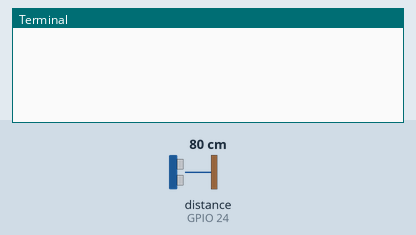
Recording of a program running on a simulated Raspberry Pi (BCM pin numbers). Shown: the last lines printed to the terminal. The inputs (shaded band) are chosen by the test bench; at power-on: distance to the obstacle (sensor on GPIO 24) 80 cm. The echo pulse lasts 58.3 µs per cm; the clock reads 2024-03-15 10:24:30 at power-on unless the program sets it.

Above: at 1.2 s.
1.3 s: distance to the obstacle (sensor on GPIO 24) set to 2 cm
At 3.4 s:
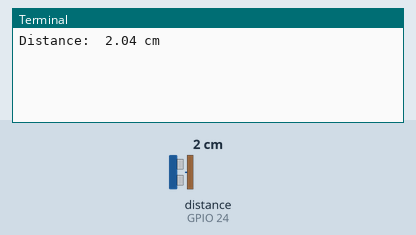
4.3 s: distance to the obstacle (sensor on GPIO 24) set to 4 cm
At 6.4 s:
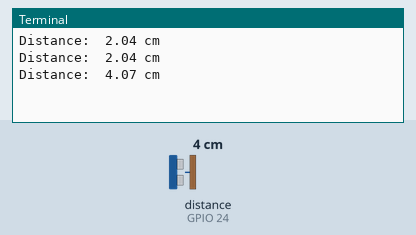
Timing chart, 0 to 7.9 s (numbered marks = the images above; inputs shaded):
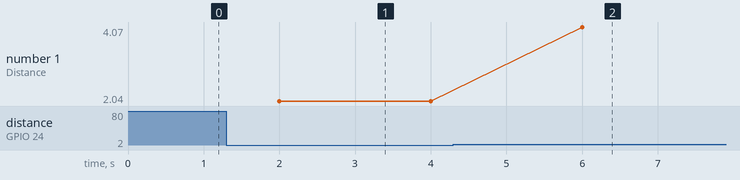

The program:

Ultrasonic_Email.py
```python
import RPi.GPIO as GPIO
import time
GPIO.setmode(GPIO.BCM)

import smtplib

TRIG = 23
ECHO = 24
GPIO.setup(TRIG,GPIO.OUT)
GPIO.setup(ECHO,GPIO.IN)

#Email Variables
SMTP_SERVER = 'smtp.gmail.com' #Email Server (don't change!)
SMTP_PORT = 587 #Server Port (don't change!)
GMAIL_USERNAME = 'roohi0510@gmail.com' #change this to match your gmail account
GMAIL_PASSWORD = 'SanaZara20052010&'  #change this to match your gmail password


class Emailer:
    def sendmail(self, recipient, subject, content):

        #Create Headers
        headers = ["From: " + GMAIL_USERNAME, "Subject: " + subject, "To: " + recipient,
                   "MIME-Version: 1.0", "Content-Type: text/html"]
        headers = "\r\n".join(headers)

        #Connect to Gmail Server
        session = smtplib.SMTP(SMTP_SERVER, SMTP_PORT)
        session.ehlo()
        session.starttls()
        session.ehlo()

        #Login to Gmail
        session.login(GMAIL_USERNAME, GMAIL_PASSWORD)

        #Send Email & Exit
        session.sendmail(GMAIL_USERNAME, recipient, headers + "\r\n\r\n" + content)
        session.quit

sender = Emailer()


sendTo = 'roohi_fakruddin@yahoo.co.uk'
emailSubject = "Touch Detected!"
emailContent = "The sensor was touched at: " + time.ctime()

try:
    while True:

        GPIO.output(TRIG, False)
        time.sleep(2)
        GPIO.output(TRIG, True)
        time.sleep(0.00001)
        GPIO.output(TRIG, False)

        while GPIO.input(ECHO)==0:
            pulse_start = time.time()

        while GPIO.input(ECHO)==1:
            pulse_end = time.time()

        pulse_duration = pulse_end - pulse_start

        distance = pulse_duration * 17000

        distance = round(distance, 2)

        print ("Distance: ",distance,"cm")

except KeyboardInterrupt:
    print("Cleaning up!")
    GPIO.cleanup()
finally:
    GPIO.cleanup()
    print("final cleanup")
```

Measured:
- after the input at 1.3 s, the terminal: prints a new line after 0.70 s (image 1)
- after the input at 4.3 s, the terminal: prints a new line after 1.7 s (image 2)
- plotted number 1: 2.04 → 4.07 after the input at 4.3 s
